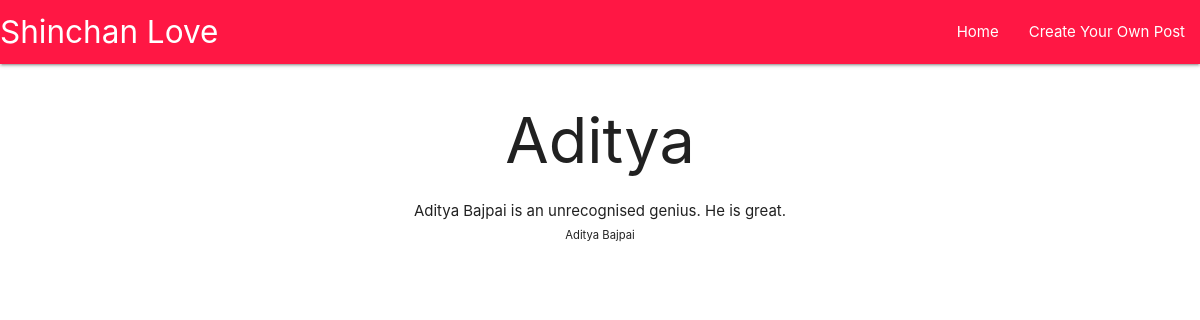
The page /article/1 on the database as committed earlier.
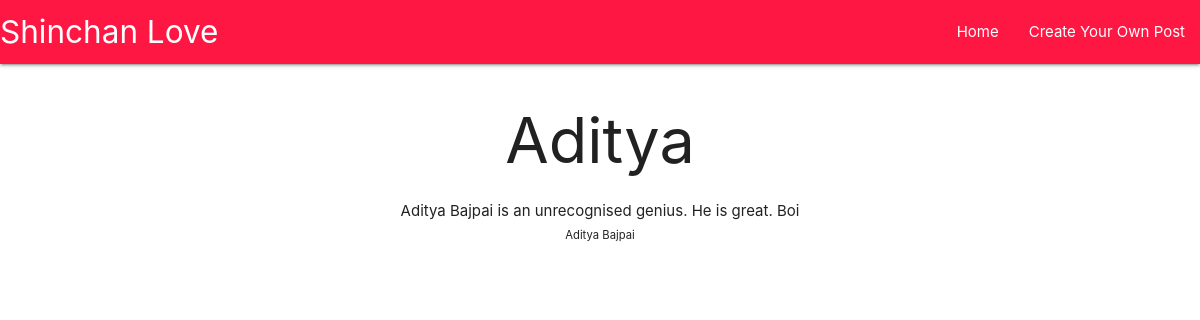
The same page on the database as committed later.
### main/models.py (models this page shows, shortened)
class Post(models.Model):
    title = models.CharField(max_length=200 , null= False)
    author = models.ForeignKey(User , on_delete=models.CASCADE , default="Author Unkown")
    pub_date = models.TimeField(auto_now=False , auto_now_add=True)
    body = models.TextField()

### main/views.py (the view)
# urls.py: path('article/<int:pk>' , Detail.as_view() , name='article'),
class Detail(DetailView):
    model = Post
    template_name = "detail.html"

### templates/detail.html (shortened to what this page needs)
{% extends 'main.html'%}
{% block content %}
<div class="detail">
    <h1>{{post.title}}</h1>
    {{post.body}} <br>
    <small>{{post.author.first_name}} {{post.author.last_name}}</small>
</div>
{%endblock%}

Rows that differ between the two databases and show on the page:
changed Post "Aditya": body "Aditya Bajpai is an unrecognised genius. He is great." → "Aditya Bajpai is an unrecognised genius. He is great. Boi"
